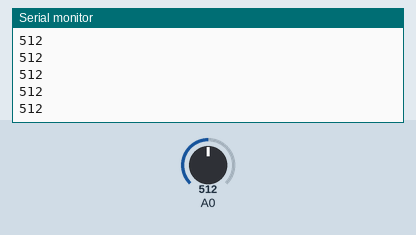
This sketch was run on a simulated Arduino Uno, built with avr-gcc and run on an emulated ATmega328P. Parts: the last lines printed to the serial monitor. The test bench sets the inputs (shaded band); at power-on: A0 = 512.

Above: at 1.2 s.
1.3 s: A0 set to 716
At 2.0 s:
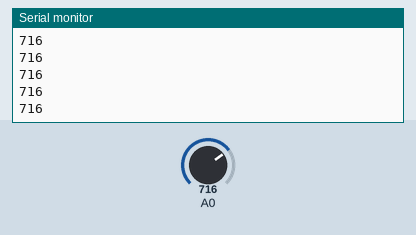
2.8 s: A0 set to 900
At 3.9 s:
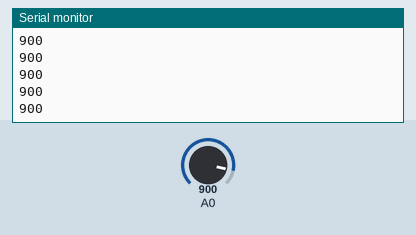
Timing chart, 0 to 5.8 s (numbered marks = the images above; inputs shaded):
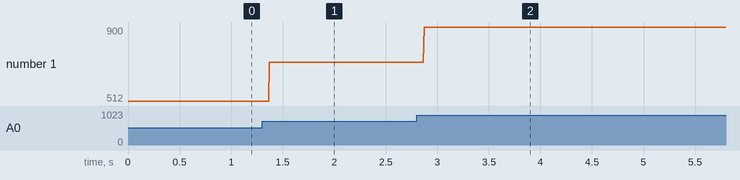

The sketch:

VDR.ino
```cpp
// C++ code
//VDR
void setup()
{
  Serial.begin(9600);
}
void loop()
{
 int resistance=analogRead(A0);
  Serial.println(resistance);
}
  
```

Measured:
- after the input at 1.3 s, the serial monitor: prints a new line after 0.07 s (image 1)
- after the input at 2.8 s, the serial monitor: prints a new line after 0.07 s (image 2)
- plotted number 1: 512 → 716 after the input at 1.3 s, 716 → 900 after the input at 2.8 s
